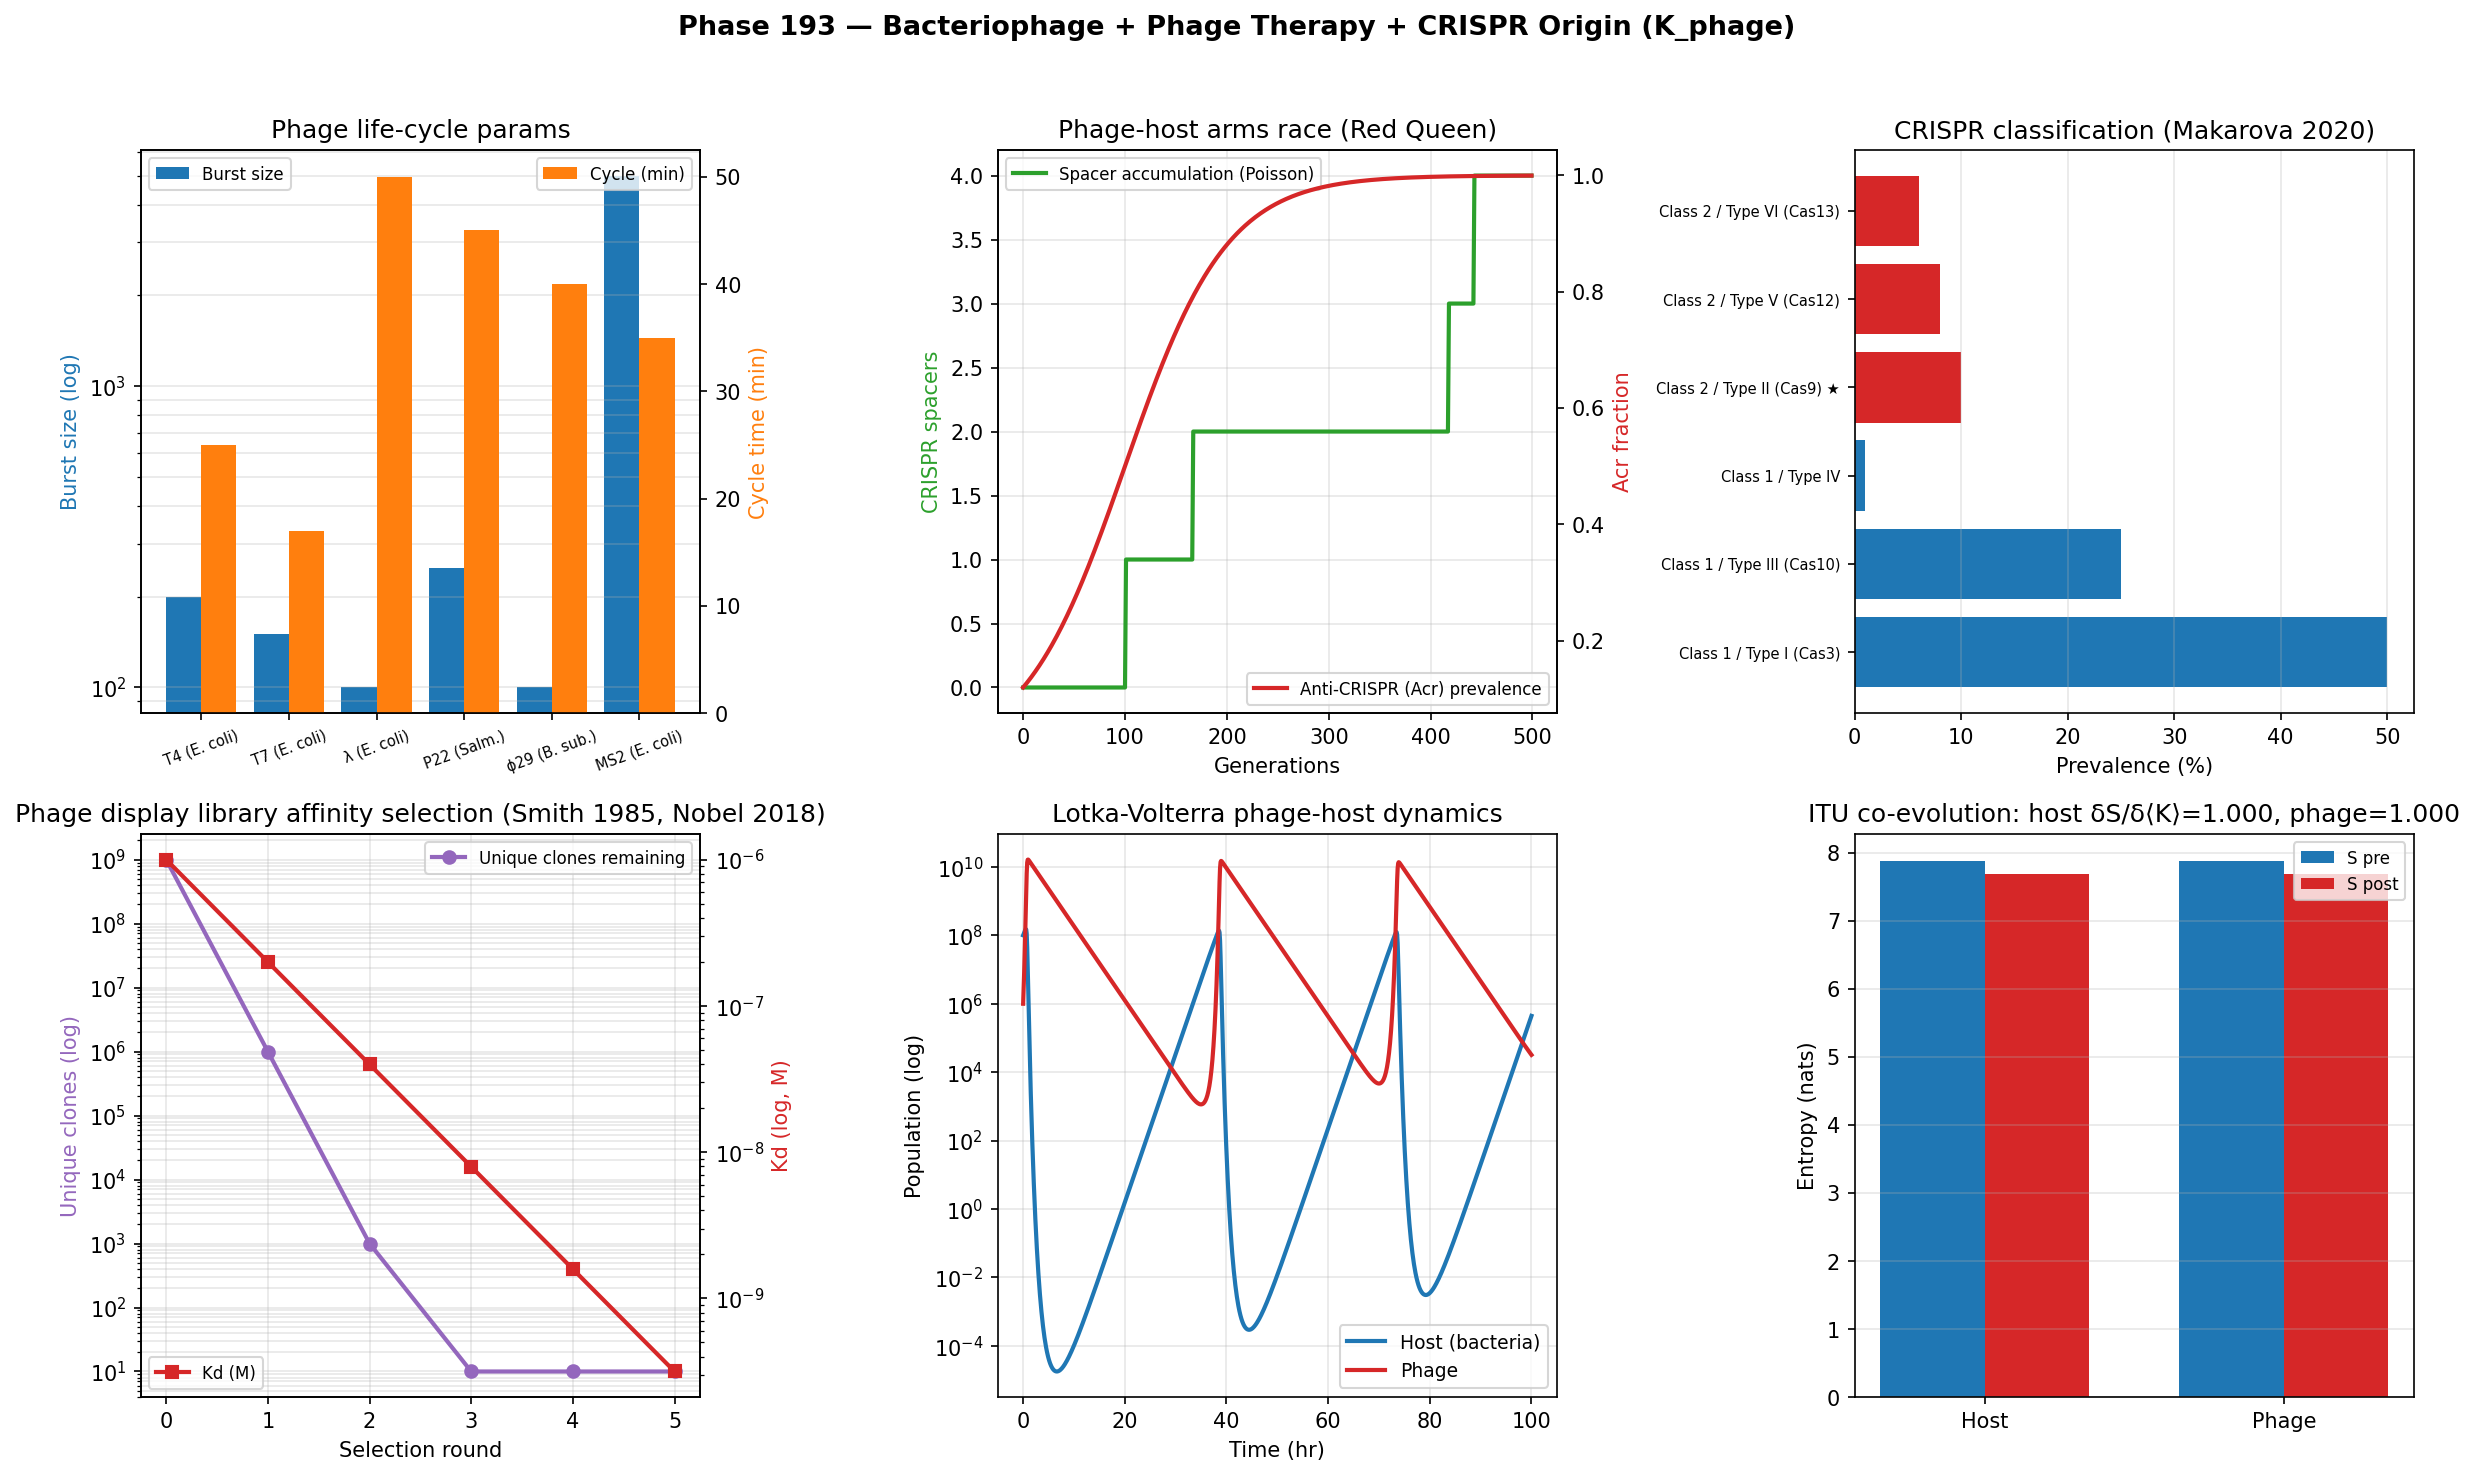

The script that saved this image:
"""
Phase 193 — Bacteriophage + phage therapy + CRISPR origin (K_phage)

Simulations:
  1) Phage burst size + lytic cycle timing
  2) Phage-host arms race (Red Queen, Van Valen 1973)
  3) CRISPR spacer accumulation dynamics
  4) Phage display library size vs antibody affinity
  5) CRISPR system classification stats
  6) Lotka-Volterra phage-host dynamics
  7) ITU axiom check for co-evolutionary descent

Outputs:
  - phage_crispr.png
  - phage_crispr_summary.json
"""

from __future__ import annotations

import json
from pathlib import Path

import matplotlib
matplotlib.use("Agg")
import matplotlib.pyplot as plt
import numpy as np
from scipy.integrate import odeint

OUT_PNG = Path(__file__).with_name("phage_crispr.png")
OUT_JSON = Path(__file__).with_name("phage_crispr_summary.json")

rng = np.random.default_rng(20260527)

# -------------------------------------------------------------
# 1) Phage burst size + lytic cycle
# -------------------------------------------------------------
phage_data = {
    "T4 (E. coli)":   {"burst": 200, "cycle_min": 25},
    "T7 (E. coli)":   {"burst": 150, "cycle_min": 17},
    "λ (E. coli)":    {"burst": 100, "cycle_min": 50},
    "P22 (Salm.)":    {"burst": 250, "cycle_min": 45},
    "ϕ29 (B. sub.)":  {"burst": 100, "cycle_min": 40},
    "MS2 (E. coli)":  {"burst": 5000, "cycle_min": 35},
}

# -------------------------------------------------------------
# 2) Phage-host arms race + CRISPR spacer accumulation
# -------------------------------------------------------------
generations = np.arange(0, 500)
# Spacer accumulation: stochastic Poisson process
spacer_rate = 0.01  # per generation
spacers = np.cumsum(rng.poisson(spacer_rate, size=len(generations)))
max_spacers = 1500  # typical max for a CRISPR array

# Anti-CRISPR (Acr) coevolution
acr_acquisition = 1 / (1 + np.exp(-(generations - 100) / 50))  # sigmoidal Acr rise

# -------------------------------------------------------------
# 3) CRISPR classification (Makarova 2020)
# -------------------------------------------------------------
crispr_classes = {
    "Class 1 / Type I (Cas3)":    {"prevalence_pct": 50, "target": "DNA", "multi_subunit": True},
    "Class 1 / Type III (Cas10)": {"prevalence_pct": 25, "target": "DNA/RNA", "multi_subunit": True},
    "Class 1 / Type IV":          {"prevalence_pct": 1, "target": "DNA", "multi_subunit": True},
    "Class 2 / Type II (Cas9) ★": {"prevalence_pct": 10, "target": "DNA", "multi_subunit": False},
    "Class 2 / Type V (Cas12)":   {"prevalence_pct": 8, "target": "DNA", "multi_subunit": False},
    "Class 2 / Type VI (Cas13)":  {"prevalence_pct": 6, "target": "RNA", "multi_subunit": False},
}

# -------------------------------------------------------------
# 4) Phage display library affinity selection
# -------------------------------------------------------------
# Library size 10^9; selection rounds 3-5
library_size = 1e9
rounds = np.arange(0, 6)
# Each round enriches binders ~ 1000×, eventually plateau
log_enrichment = np.log10(np.maximum(library_size, 1)) - rounds * 3
log_enrichment = np.maximum(log_enrichment, 1.0)
n_unique = 10 ** log_enrichment

# Affinity Kd improves: typical 1 μM start → 1 nM after 4 rounds
Kd_rounds = 1e-6 * 10 ** (-rounds * 0.7)

# -------------------------------------------------------------
# 5) Lotka-Volterra phage-host
# -------------------------------------------------------------
def lv(y, t, mu, K, beta, delta, gamma):
    H, V = y
    dH = mu * H * (1 - H / K) - beta * H * V
    dV = beta * gamma * H * V - delta * V
    return [dH, dV]

t = np.linspace(0, 100, 1000)
mu, K_cap, beta, delta, gamma = 1.0, 1e9, 1e-9, 0.5, 100
y0 = [1e8, 1e6]
sol = odeint(lv, y0, t, args=(mu, K_cap, beta, delta, gamma))
H_dyn, V_dyn = sol[:, 0], sol[:, 1]

# -------------------------------------------------------------
# 6) ITU axiom: phage-host co-evolution descent
# -------------------------------------------------------------
N_strains = 3000
# Initial: uniform host + phage repertoire
log_host_fit = rng.normal(0, 0.5, size=N_strains)
log_phage_fit = rng.normal(0, 0.5, size=N_strains)

p_host_pre = np.exp(log_host_fit); p_host_pre /= p_host_pre.sum()
p_phage_pre = np.exp(log_phage_fit); p_phage_pre /= p_phage_pre.sum()

S_host_pre = -np.sum(p_host_pre * np.log(p_host_pre))
S_phage_pre = -np.sum(p_phage_pre * np.log(p_phage_pre))

# Co-evolutionary selection: resistance + counter-resistance
resistance_mask = rng.random(N_strains) < 0.1
log_host_fit_post = log_host_fit.copy()
log_host_fit_post[resistance_mask] += 1.5

counter_mask = rng.random(N_strains) < 0.1
log_phage_fit_post = log_phage_fit.copy()
log_phage_fit_post[counter_mask] += 1.5

p_host_post = np.exp(log_host_fit_post); p_host_post /= p_host_post.sum()
p_phage_post = np.exp(log_phage_fit_post); p_phage_post /= p_phage_post.sum()

S_host_post = -np.sum(p_host_post * np.log(p_host_post))
S_phage_post = -np.sum(p_phage_post * np.log(p_phage_post))

# ITU axiom check
def itu_lin(p_old, p_new):
    log_p = np.log(np.clip(p_old, 1e-30, None))
    dp = p_new - p_old
    dS = -np.sum(dp * (1.0 + log_p))
    dK = -np.sum(dp * log_p)
    return (dS / dK) if abs(dK) > 1e-15 else float("nan"), float(dS), float(dK)

itu_host = itu_lin(p_host_pre, p_host_post)
itu_phage = itu_lin(p_phage_pre, p_phage_post)

# -------------------------------------------------------------
# Plot
# -------------------------------------------------------------
fig, axes = plt.subplots(2, 3, figsize=(16, 10))
fig.suptitle(
    "Phase 193 — Bacteriophage + Phage Therapy + CRISPR Origin (K_phage)",
    fontsize=13,
    fontweight="bold",
)

# Panel 1: Phage burst + cycle
ax = axes[0, 0]
names = list(phage_data.keys())
bursts = [phage_data[n]["burst"] for n in names]
cycles = [phage_data[n]["cycle_min"] for n in names]
x = np.arange(len(names))
width = 0.4
ax.bar(x - width/2, bursts, width, color="#1f77b4", label="Burst size", log=True)
ax2 = ax.twinx()
ax2.bar(x + width/2, cycles, width, color="#ff7f0e", label="Cycle (min)")
ax.set_xticks(x)
ax.set_xticklabels(names, fontsize=7, rotation=20)
ax.set_ylabel("Burst size (log)", color="#1f77b4")
ax2.set_ylabel("Cycle time (min)", color="#ff7f0e")
ax.set_title("Phage life-cycle params")
ax.legend(loc="upper left", fontsize=8)
ax2.legend(loc="upper right", fontsize=8)
ax.grid(True, alpha=0.3, axis="y", which="both")

# Panel 2: CRISPR spacer accumulation
ax = axes[0, 1]
ax.plot(generations, np.minimum(spacers, max_spacers), "-", color="#2ca02c", lw=2,
        label="Spacer accumulation (Poisson)")
ax2 = ax.twinx()
ax2.plot(generations, acr_acquisition, "-", color="#d62728", lw=2,
         label="Anti-CRISPR (Acr) prevalence")
ax.set_xlabel("Generations")
ax.set_ylabel("CRISPR spacers", color="#2ca02c")
ax2.set_ylabel("Acr fraction", color="#d62728")
ax.set_title("Phage-host arms race (Red Queen)")
ax.legend(loc="upper left", fontsize=8)
ax2.legend(loc="lower right", fontsize=8)
ax.grid(True, alpha=0.3)

# Panel 3: CRISPR classification
ax = axes[0, 2]
cls = list(crispr_classes.keys())
prevs = [crispr_classes[c]["prevalence_pct"] for c in cls]
colors_c = ["#1f77b4" if "Class 1" in c else "#d62728" for c in cls]
ax.barh(range(len(cls)), prevs, color=colors_c)
ax.set_yticks(range(len(cls)))
ax.set_yticklabels(cls, fontsize=7)
ax.set_xlabel("Prevalence (%)")
ax.set_title("CRISPR classification (Makarova 2020)")
ax.grid(True, alpha=0.3, axis="x")

# Panel 4: Phage display library selection
ax = axes[1, 0]
ax2 = ax.twinx()
ax.semilogy(rounds, n_unique, "o-", color="#9467bd", lw=2, label="Unique clones remaining")
ax2.semilogy(rounds, Kd_rounds, "s-", color="#d62728", lw=2, label="Kd (M)")
ax.set_xlabel("Selection round")
ax.set_ylabel("Unique clones (log)", color="#9467bd")
ax2.set_ylabel("Kd (log, M)", color="#d62728")
ax.set_title("Phage display library affinity selection (Smith 1985, Nobel 2018)")
ax.legend(loc="upper right", fontsize=8)
ax2.legend(loc="lower left", fontsize=8)
ax.grid(True, alpha=0.3, which="both")

# Panel 5: Lotka-Volterra phage-host
ax = axes[1, 1]
ax.semilogy(t, H_dyn, "-", color="#1f77b4", lw=2, label="Host (bacteria)")
ax.semilogy(t, V_dyn, "-", color="#d62728", lw=2, label="Phage")
ax.set_xlabel("Time (hr)")
ax.set_ylabel("Population (log)")
ax.set_title("Lotka-Volterra phage-host dynamics")
ax.legend(fontsize=9)
ax.grid(True, alpha=0.3, which="both")

# Panel 6: ITU coevolution
ax = axes[1, 2]
labels_e = ["Host", "Phage"]
S_pre_vals = [S_host_pre, S_phage_pre]
S_post_vals = [S_host_post, S_phage_post]
ratios = [itu_host[0], itu_phage[0]]
x = np.arange(2)
width = 0.35
ax.bar(x - width/2, S_pre_vals, width, color="#1f77b4", label="S pre")
ax.bar(x + width/2, S_post_vals, width, color="#d62728", label="S post")
ax.set_xticks(x); ax.set_xticklabels(labels_e)
ax.set_ylabel("Entropy (nats)")
ax.set_title(f"ITU co-evolution: host δS/δ⟨K⟩={ratios[0]:.3f}, phage={ratios[1]:.3f}")
ax.legend(fontsize=8)
ax.grid(True, alpha=0.3, axis="y")

plt.tight_layout(rect=[0, 0, 1, 0.96])
plt.savefig(OUT_PNG, dpi=150, bbox_inches="tight")
plt.close(fig)

summary = {
    "phase": 193,
    "tier1_paper": 27,
    "block": "B",
    "topic": "Bacteriophage + phage therapy + CRISPR origin (K_phage)",
    "phage_lifecycle_data": phage_data,
    "phage_count_estimates": {
        "global_total": 1e31,
        "marine_per_mL": 1e7,
        "daily_bacterial_mortality_marine_pct": "20-40",
        "carbon_cycling_PgC_per_year": "10 (Suttle 2007 Nat Rev Microbiol)",
        "gene_transfer_events_per_sec_marine": 1e28,
    },
    "CRISPR_history": {
        "discovery": "Ishino 1987 (Osaka)",
        "function_demonstrated": "Barrangou 2007 (Danisco, yogurt bacteria)",
        "Cas9_mechanism": "Jinek 2012 (Doudna-Charpentier)",
        "eukaryotic_application": "Zhang/Church 2013",
        "Nobel_2020": "Doudna + Charpentier",
    },
    "CRISPR_classification_2020_Makarova": crispr_classes,
    "phage_display": {
        "discoverer": "Smith 1985, Nobel 2018",
        "library_size": int(library_size),
        "selection_rounds": 4,
        "Kd_after_rounds_M": Kd_rounds.tolist(),
    },
    "Strathdee_2017_case": {
        "patient": "Tom Patterson (UCSD professor)",
        "pathogen": "Multidrug-resistant Acinetobacter baumannii",
        "phage_cocktail_size": 4,
        "outcome": "Complete recovery in 3 months",
        "significance": "First US IND for phage therapy; revival of Western interest",
    },
    "Lotka_Volterra_phage_host": {
        "mu_host_growth_per_hr": float(mu),
        "K_carrying_capacity": float(K_cap),
        "beta_attack_rate": float(beta),
        "gamma_burst_size_proxy": int(gamma),
        "delta_phage_decay_per_hr": float(delta),
    },
    "ITU_K_phage_coevolution": {
        "N_strains": N_strains,
        "S_host_pre_nats": float(S_host_pre),
        "S_host_post_nats": float(S_host_post),
        "S_phage_pre_nats": float(S_phage_pre),
        "S_phage_post_nats": float(S_phage_post),
        "host_dS_dK_ratio": float(itu_host[0]),
        "phage_dS_dK_ratio": float(itu_phage[0]),
        "expected_ratio": 1.0,
    },
    "ITU_interpretation": {
        "K_state": "K_phage (sub-state of K_microbe)",
        "Red_Queen_dynamics": "Van Valen 1973 - perpetual arms race",
        "CRISPR_role": "Memory K-state freezing phage signatures into host genome",
        "K_phage_K_microbe_coupling": "ITU tensor product of two K-states; co-descent",
        "phage_display_for_drug_discovery": "ITU descent flow on peptide affinity manifold",
        "co_evolution_axiom": "delta S(host) = delta <K_host>; delta S(phage) = delta <K_phage>",
    },
    "outputs": {
        "figure": str(OUT_PNG.name),
        "summary_json": str(OUT_JSON.name),
    },
}

OUT_JSON.write_text(json.dumps(summary, indent=2, ensure_ascii=False), encoding="utf-8")
print(json.dumps(summary, indent=2, ensure_ascii=False))
